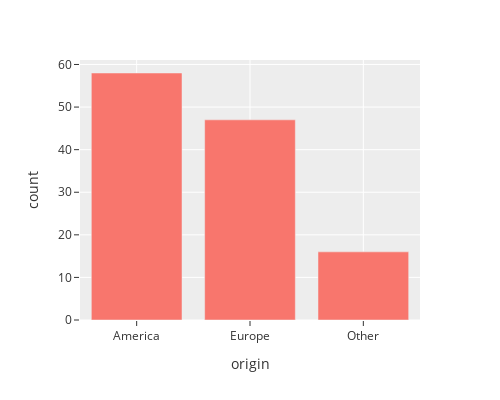

Notebook cell for this chart:
### Code cell
fig = px.bar(
    by_origin2, x = 'origin', y = 'count', 
    width = 500, height = 400,
    template = "ggplot2")
fig.show()

### Figure 1 — Plotly figure (JSON) as saved in the notebook; plotly's stock layout.template omitted (floating-point values rounded to 4 significant figures)
{"data": [{"alignmentgroup": "True", "hovertemplate": "origin=%{x}<br>count=%{y}<extra></extra>", "legendgroup": "", "marker": {"color": "#F8766D", "pattern": {"shape": ""}}, "name": "", "offsetgroup": "", "orientation": "v", "showlegend": false, "textposition": "auto", "type": "bar", "x": ["America", "Europe", "Other"], "xaxis": "x", "y": [58, 47, 16], "yaxis": "y"}], "layout": {"barmode": "relative", "height": 400, "legend": {"tracegroupgap": 0}, "margin": {"t": 60}, "width": 500, "xaxis": {"anchor": "y", "domain": [0, 1], "title": {"text": "origin"}}, "yaxis": {"anchor": "x", "domain": [0, 1], "title": {"text": "count"}}}}
